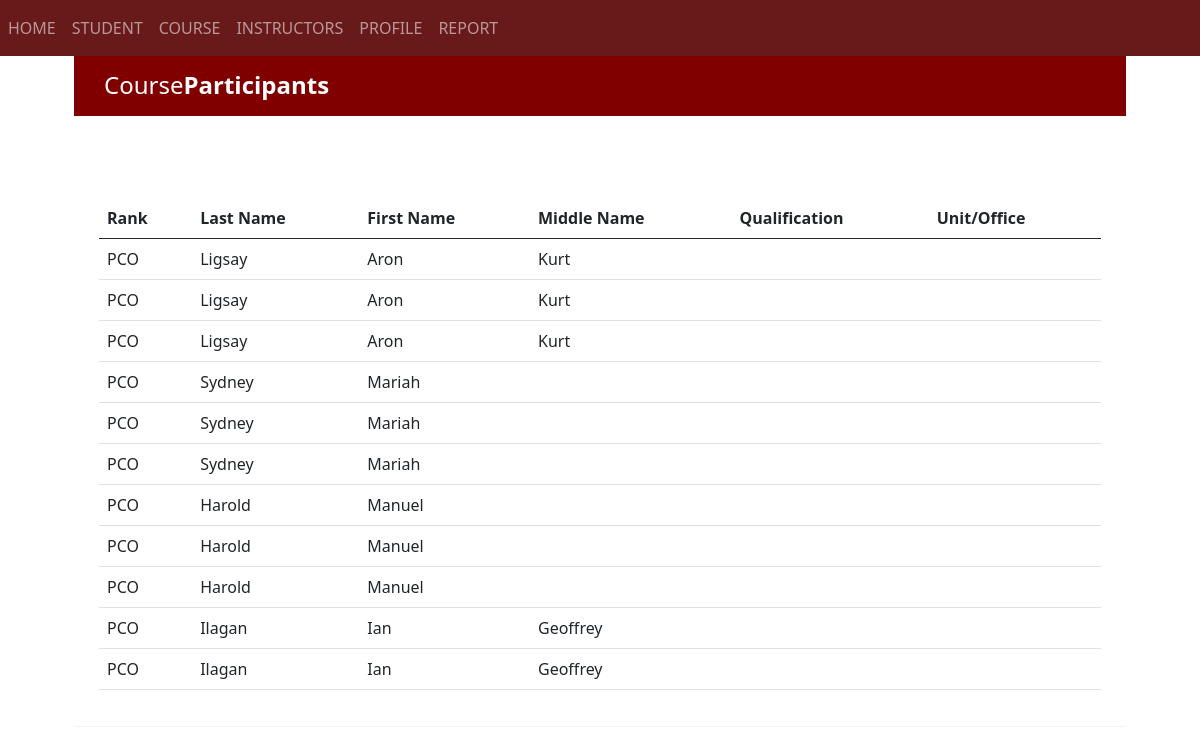
Page /report/participantsPerCourse.php on the committed database.
### tables this page shows
CREATE TABLE `student` (
  `student_id` int(11) NOT NULL,
  `account_id` int(11) NOT NULL,
  `rank` varchar(15) NOT NULL,
  `office_name` varchar(15) NOT NULL
);

CREATE TABLE `account_details` (
  `account_id` int(11) NOT NULL,
  `username` varchar(50) NOT NULL,
  `password` varchar(50) NOT NULL,
  `user_type` varchar(10) NOT NULL,
  `lastname` varchar(50) NOT NULL,
  `firstname` varchar(50) NOT NULL,
  `middlename` varchar(50) NOT NULL,
  `suffix` varchar(10) NOT NULL
);

### report/participantsPerCourse.php (the view, shortened to what this page needs)
<!DOCTYPE html>
<html lang="en">
<head>
	<link href="https://cdn.jsdelivr.net/npm/bootstrap@5.2.3/dist/css/bootstrap.min.css" rel="stylesheet">
</head>
<body style="margin: 50px;">
	<div class="container">
		<div class="table-wrapper">
			<div class="table-title">
				<div class="row">
					<div class="col-sm-6">
						<h2>Course<b>Participants</b></h2>
					</div>
				</div>
			</div>
			<br>
			<?php
			require '../templates/header.php';
			require '../templates/navigation.php';
		    ?>
		    <table class="table table-stripped table-hover">
		    	<thead>
					<tr>
						<th>Rank</th>
						<th>Last Name</th>
						<th>First Name</th>
						<th>Middle Name</th>
						<th>Qualification</th>
						<th>Unit/Office</th>
					</tr>
				</thead>
				<br>
				<br>
				<tbody>
				<?php
					require '../templates/connection.php';
					$sql = "SELECT * FROM student Inner Join account_details On student.account_id = account_details.account_id Inner Join registration_participants_class On registration_participants_class.student_id = student.student_id  ";
					$result = $conn->query($sql);
						while($row = $result->fetch_assoc()) {
							echo "<tr>
								<td>". $row["rank"] ."</td>
								<td>". $row["lastname"] ."</td>
								<td>". $row["firstname"] ."</td>
								<td>". $row["middlename"] ."</td>
								<td>". $row["qualification"] ."</td>
								<td>". $row["office_name"] ."</td>
							</tr>";
						}
				?>
				</tbody>
			</table>
		</div>
	</div>
</body>
</html>

### report/participantsPerCourse.php (style rules this page uses)
body { color: #566787; background: #f5f5f5; font-family: 'Valera Round', sans-serif; }
.table-wrapper { background: #fff; padding: 20px 25px; margin: 30px 0; border-radius: 3px; box-shadow: 0 1px 1px rgba(0, 0, 0, .05); }
.table-title { padding-bottom: 15px; background: #800000; color: #fff; padding: 16px 30px; margin: -20px -25px 10px; border-radius: 3px 3px 0 0; }
.table-title h2 { margin: 5px 0 0; font-size: 24px; }

### rows in the picture
student: rank "PCO", account.lastname "Ligsay", account.firstname "Aron", account.middlename "Kurt"
student: rank "PCO", account.lastname "Sydney", account.firstname "Mariah"
student: rank "PCO", account.lastname "Harold", account.firstname "Manuel"
student: rank "PCO", account.lastname "Ilagan", account.firstname "Ian", account.middlename "Geoffrey"
